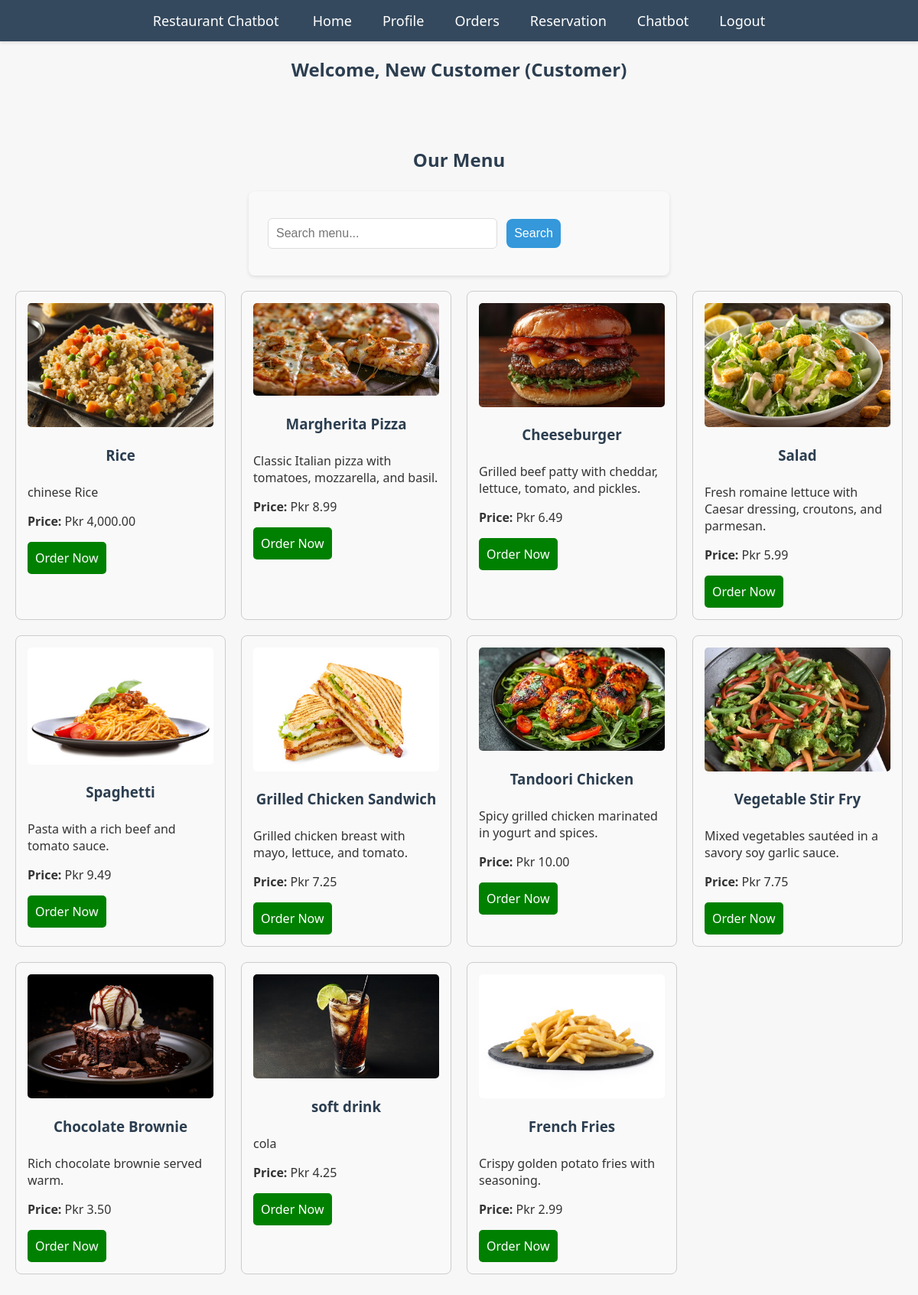
Page /dashboard.php (signed in) on the committed database.
### tables this page shows
CREATE TABLE `menu` (
  `id` int(11) NOT NULL,
  `item_name` varchar(100) NOT NULL,
  `description` text NOT NULL,
  `price` decimal(8,2) NOT NULL,
  `image_url` varchar(255) DEFAULT NULL,
  `created_at` timestamp NOT NULL DEFAULT current_timestamp()
);

### dashboard.php (the view, shortened to what this page needs)
<?php
include('config.php');
$search_query = "";
$menu_sql = "SELECT * FROM menu";
$menu_result = mysqli_query($conn, $menu_sql);
?>
<!DOCTYPE html>
<html lang="en">
<head>
    <link rel="stylesheet" href="./CSS/style.css">
</head>
<body>
    <?php include('navbar.php'); ?>
    <div>
        <h2>Welcome, <?php echo htmlspecialchars($_SESSION["name"]); ?> (Customer)</h2>
    </div>
    <section>
        <h2>Our Menu</h2>
        <form method="GET" style="margin-bottom: 20px;">
            <input type="text" name="search" placeholder="Search menu..." value="<?php echo htmlspecialchars($search_query); ?>" style="padding:10px; width:300px;">
            <button type="submit" style="padding:10px;">Search</button>
        </form>
        <?php if (mysqli_num_rows($menu_result) == 0) : ?>
            <div class="no-results">
                <p>No menu items found. Please try another search.</p>
            </div>
        <?php else: ?>
            <div style="display: grid; grid-template-columns: repeat(auto-fit, minmax(250px, 1fr)); gap: 20px;">
                <?php while ($menu = mysqli_fetch_assoc($menu_result)) { ?>
                    <div style="border: 1px solid #ccc; padding: 15px; border-radius: 8px; background: #f9f9f9;">
                        <?php if (!empty($menu["image_url"])): ?>
                            <img src="admin/<?php echo $menu["image_url"]; ?>" alt="Item Image" style="width: 100%; max-height: 200px; object-fit: cover; border-radius: 5px;">
                        <?php endif; ?>
                        <h3><?php echo htmlspecialchars($menu["item_name"]); ?></h3>
                        <p><?php echo htmlspecialchars($menu["description"]); ?></p>
                        <p><strong>Price:</strong> Pkr <?php echo number_format($menu["price"], 2); ?></p>
                        <a href="make_order.php?item_id=<?php echo $menu['id']; ?>"
                           style="display: inline-block; padding: 10px; background: green; color: white; text-decoration: none; border-radius: 5px;">
                           Order Now
                        </a>
                    </div>
                <?php } ?>
            </div>
        <?php endif; ?>
    </section>
</body>
</html>

### CSS/style.css (style rules this page uses)
body { font-family: 'Segoe UI', Tahoma, Geneva, Verdana, sans-serif; margin: 0; padding: 0; background-color: #f7f7f7; color: #333; }
h1,h2,h3,h4 { text-align: center; color: #2c3e50; margin-bottom: 25px; }
button { background-color: #3498db; color: white; border: none; padding: 12px 20px; margin: 8px; cursor: pointer; border-radius: 8px; font-size: 16px; transition: background-color 0.3s ease; }
section { padding: 40px 20px; max-width: 1200px; margin: auto; }
form { width: 90%; max-width: 500px; margin: 20px auto; padding: 25px; background-color: #f9f9f9; border-radius: 8px; box-shadow: 0 2px 5px rgba(0, 0, 0, 0.1); }
input, textarea, select { width: calc(100% - 22px); padding: 12px; margin: 10px 0; border: 1px solid #ddd; border-radius: 6px; box-sizing: border-box; font-size: 16px; }

### dashboard.php (style rules this page uses)
section { padding: 40px 20px; max-width: 1200px; margin: auto; }

### rows in the picture
menu: image_url (picture), item_name "Rice", description "chinese Rice", price "4,000.00"
menu: image_url (picture), item_name "Margherita Pizza", description "Classic Italian pizza with tomatoes, mozzarella, and basil.", price "8.99"
menu: image_url (picture), item_name "Cheeseburger", description "Grilled beef patty with cheddar, lettuce, tomato, and pickles.", price "6.49"
menu: image_url (picture), item_name "Salad", description "Fresh romaine lettuce with Caesar dressing, croutons, and parmesan.", price "5.99"
menu: image_url (picture), item_name "Spaghetti", description "Pasta with a rich beef and tomato sauce.", price "9.49"
menu: image_url (picture), item_name "Grilled Chicken Sandwich", description "Grilled chicken breast with mayo, lettuce, and tomato.", price "7.25"
menu: image_url (picture), item_name "Tandoori Chicken", description "Spicy grilled chicken marinated in yogurt and spices.", price "10.00"
menu: image_url (picture), item_name "Vegetable Stir Fry", description "Mixed vegetables sautéed in a savory soy garlic sauce.", price "7.75"
menu: image_url (picture), item_name "Chocolate Brownie", description "Rich chocolate brownie served warm.", price "3.50"
menu: image_url (picture), item_name "soft drink", description "cola", price "4.25"
menu: image_url (picture), item_name "French Fries", description "Crispy golden potato fries with seasoning.", price "2.99"

### other values in the picture
$_SESSION["name"] "New Customer"
